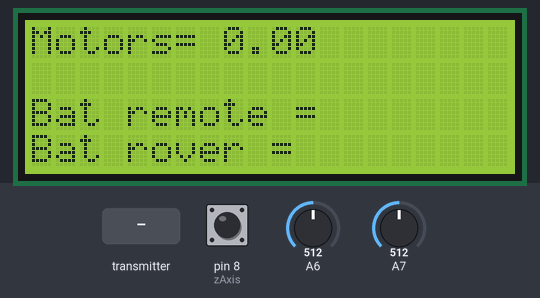
Simulated run of this sketch. Board: Arduino Uno, built with avr-gcc and run on an emulated ATmega328P. On the bench: 20×4 character LCD. The test bench sets the inputs (shaded band); at power-on: pin 8 (zAxis) HIGH, A6 = 512, A7 = 512. No radio packets arrive unless stated.

Above: at 1.3 s.
1.4 s: the transmitter starts sending motors = 25
At 2.6 s:
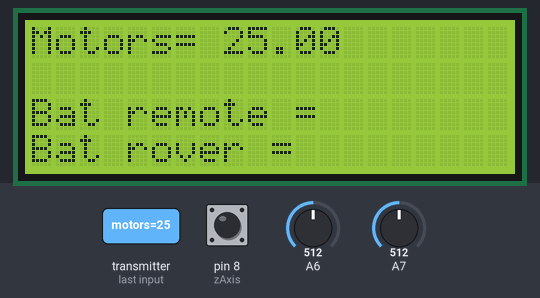
2.9 s: the transmitter starts sending motors = 0
At 3.9 s:
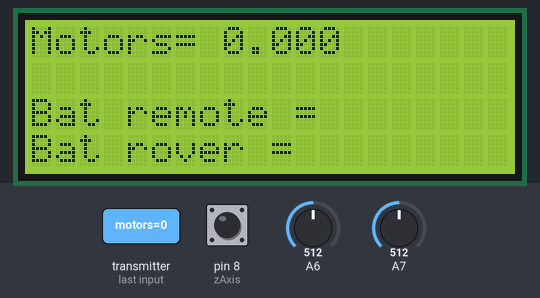
Timing chart, 0 to 5.9 s (numbered marks = the images above; inputs shaded):
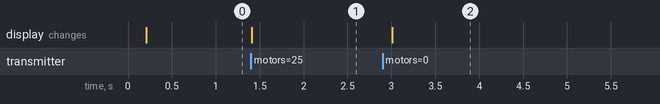

The sketch:

rovertrans.ino
```cpp
// http://www.bajdi.com
// Remote control
// Arduino Uno + joystick shield + I2C 4x20 LCD
// nRF24L01 wireless control

#include <SPI.h>
#include "nRF24L01.h"
#include "RF24.h"
#include <Wire.h>
#include <LiquidCrystal_I2C.h>
#include <Bounce.h>
//#include <Bounce2.h>

#define runEvery(t) for (static typeof(t) _lasttime;(typeof(t))((typeof(t))millis() - _lasttime) > (t);_lasttime += (t))

LiquidCrystal_I2C lcd(0x27,20,4); // set the LCD address to 0x3F

typedef struct{
  int X;
  int Y;
  int Z;
//  int A;
  int B;
  int C;
  int D;
}
struct1_t;

typedef struct{
  float motors;
  float batRover;
}
struct2_t;

struct1_t remote;
struct2_t rover;

RF24 radio(9,10);
const uint64_t pipes[2] = {
  0xF0F0F0F0E1LL, 0xF0F0F0F0D2LL };

const int zAxis = 8;
//const int clawOpen = 3;
//const int clawClose = 6;
//const int topButton = 4;
//const int bottomButton = 5;
int zState;
//float batRemote;
Bounce bouncerz = Bounce( zAxis, 10 );

void setup()
{
  Serial.begin(57600);
  pinMode(zAxis, INPUT);
  digitalWrite(zAxis, HIGH);
//  pinMode(clawOpen , INPUT);
//  digitalWrite(clawOpen, HIGH);
//  pinMode(clawClose , INPUT);
//  digitalWrite(clawClose, HIGH);
//  pinMode(topButton , INPUT);
//  digitalWrite(topButton, HIGH);
//  pinMode(bottomButton , INPUT);
//  digitalWrite(bottomButton, HIGH);
  radio.begin();
  radio.setPALevel( RF24_PA_MAX ) ;
  //radio.setDataRate(RF24_250KBPS);
  //radio.setAutoAck( true ) ;
  radio.setDataRate(RF24_1MBPS);
  //radio.setPayloadSize(14);
  //radio.enableDynamicPayloads() ;
  radio.openWritingPipe(pipes[0]);
  radio.openReadingPipe(1,pipes[1]);
  radio.startListening();

 lcd.init(); // initialize the lcd
  lcd.backlight();
  lcd.setCursor(0,0);
  lcd.print("Motors=");
  lcd.setCursor(0,2);
  lcd.print("Bat remote = ");
  lcd.setCursor(0,3);
  lcd.print("Bat rover = ");

}

void loop(void)
{
 // analogRead(A3);
 // batRemote = analogRead(A3) / 102.3;
  analogRead(A6);
  remote.X = analogRead(A6);
  analogRead(A7);
  remote.Y = analogRead(A7);
/*  remote.A = digitalRead(clawOpen);
  remote.B = digitalRead(clawClose);
  remote.C = digitalRead(topButton);
  remote.D = digitalRead(bottomButton);
*/

  if ( bouncerz.update() ) {
    if ( bouncerz.read() == LOW) {
      if ( remote.Z == HIGH ) {
        remote.Z = LOW;
      }
      else {
        remote.Z = HIGH;
      }
    }
  }

  // radio stuff
  if ( radio.available() )
  {
    bool done = false;
    while (!done)
    {
      done = radio.read( &rover, sizeof(rover) );
    }
    radio.stopListening();
    radio.write( &remote, sizeof(remote) );
    radio.startListening();
  }
  // end of radio stuff

  //lcd stuff
  runEvery(200)
  {
  lcd.setCursor(8,0);
  lcd.print(rover.motors);
//  lcd.setCursor(13,2);
//  lcd.print(batRemote);
//  lcd.setCursor(12,3);
//  lcd.print(rover.batRover);
  }
  // end of lcd stuff
}
```

Measured:
- after the input at 1.4 s, the display: changes at once (image 1)
- after the input at 2.9 s, the display: changes after 0.11 s (image 2)
